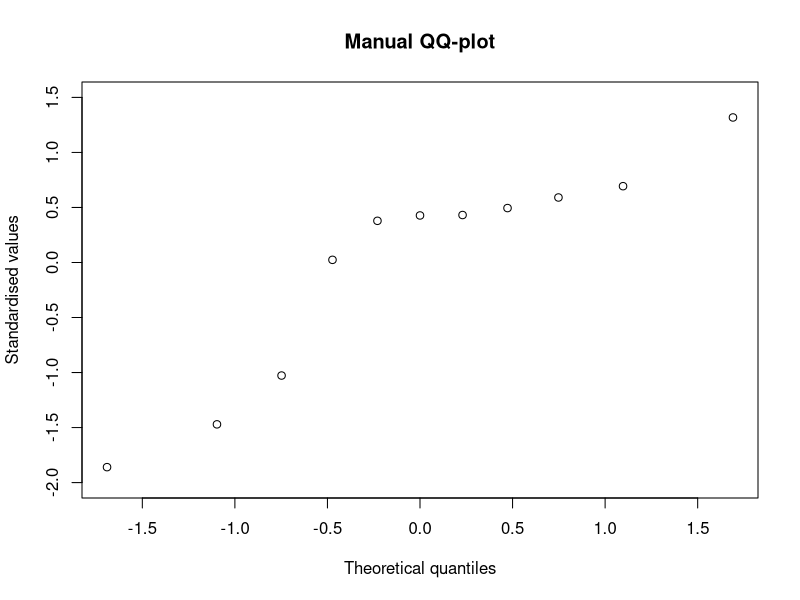

The R script that drew this image:
## ---- chunk 1
#Put at the beginning
knitr::opts_chunk$set(echo = TRUE, message = F, warning = F)
knitr::knit_hooks$set(document = function(x){ 
  gsub("```\n*```r*\n*", "", x) 
})
## ---- chunk 2
set.seed(1234)
y <- sort( runif(11))
y
## ---- chunk 3
(1:11 - 0.5)/11
## ---- chunk 4
(1:11 - 1)/(11 - 1)
## ---- chunk 5
1:11/11
## ---- chunk 6
ppoints(y)
ppoints(y, a = 1)
## ---- chunk 7
x.coord <- qnorm(ppoints(y))
y.coord <- scale(y, scale = T) 
plot(y.coord ~ x.coord, main = "Manual QQ-plot",
     xlab = "Theoretical quantiles", ylab = "Standardised values",
     ylim = c(-2, 1.5))
## ---- chunk 8
(1 - 0.8) * y[3] + 0.8 * y[4]
## ---- chunk 9
quantile(y, 0.3, type = 5)
## ---- chunk 10
quantile(y, 0.3)
## ---- chunk 11
(1 - 0.3) * y[3] + 0.3 * y[4]
## ---- chunk 12
quantile(y, 0.3, type = 4)
